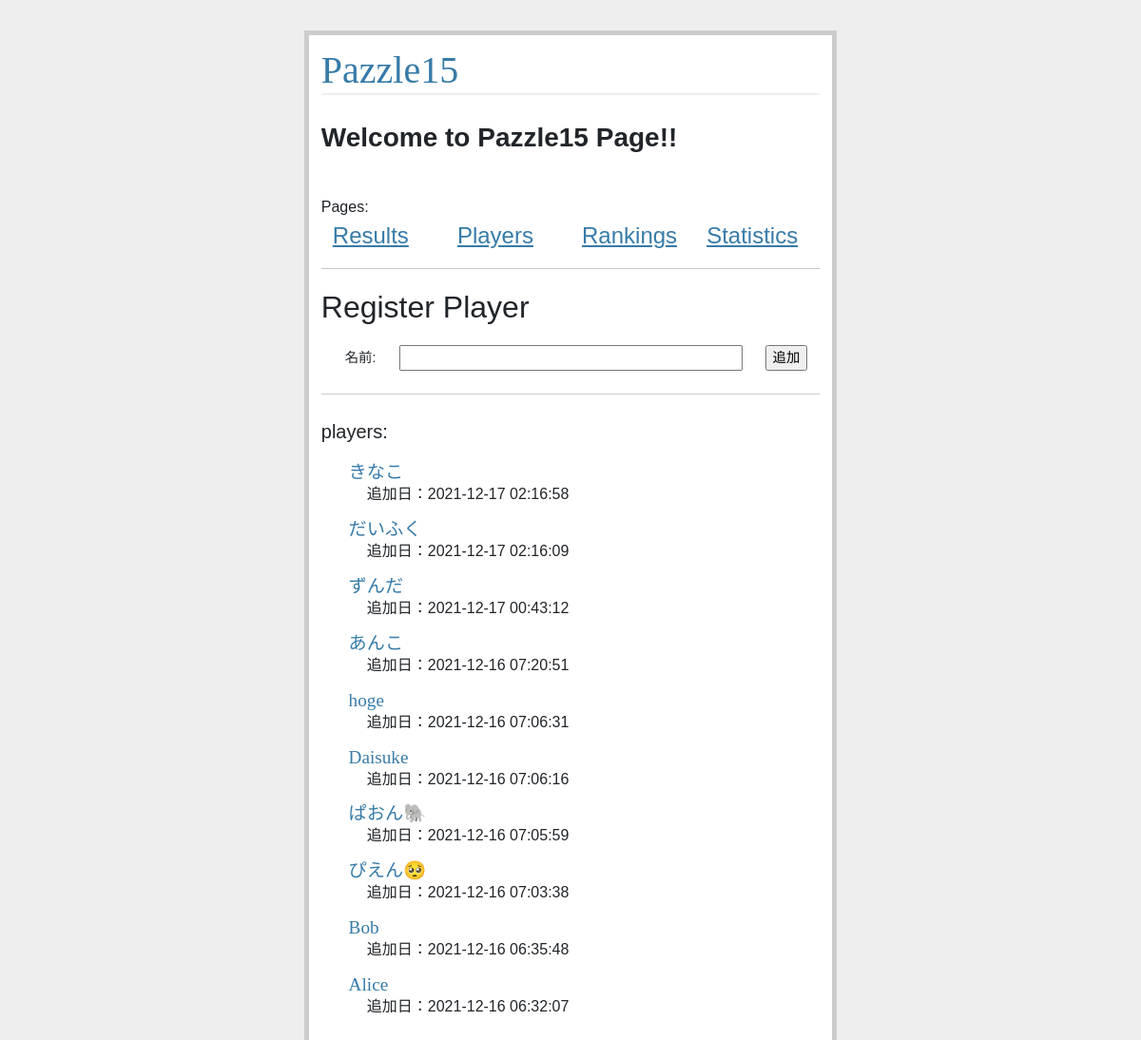
Before: / with the older database file.
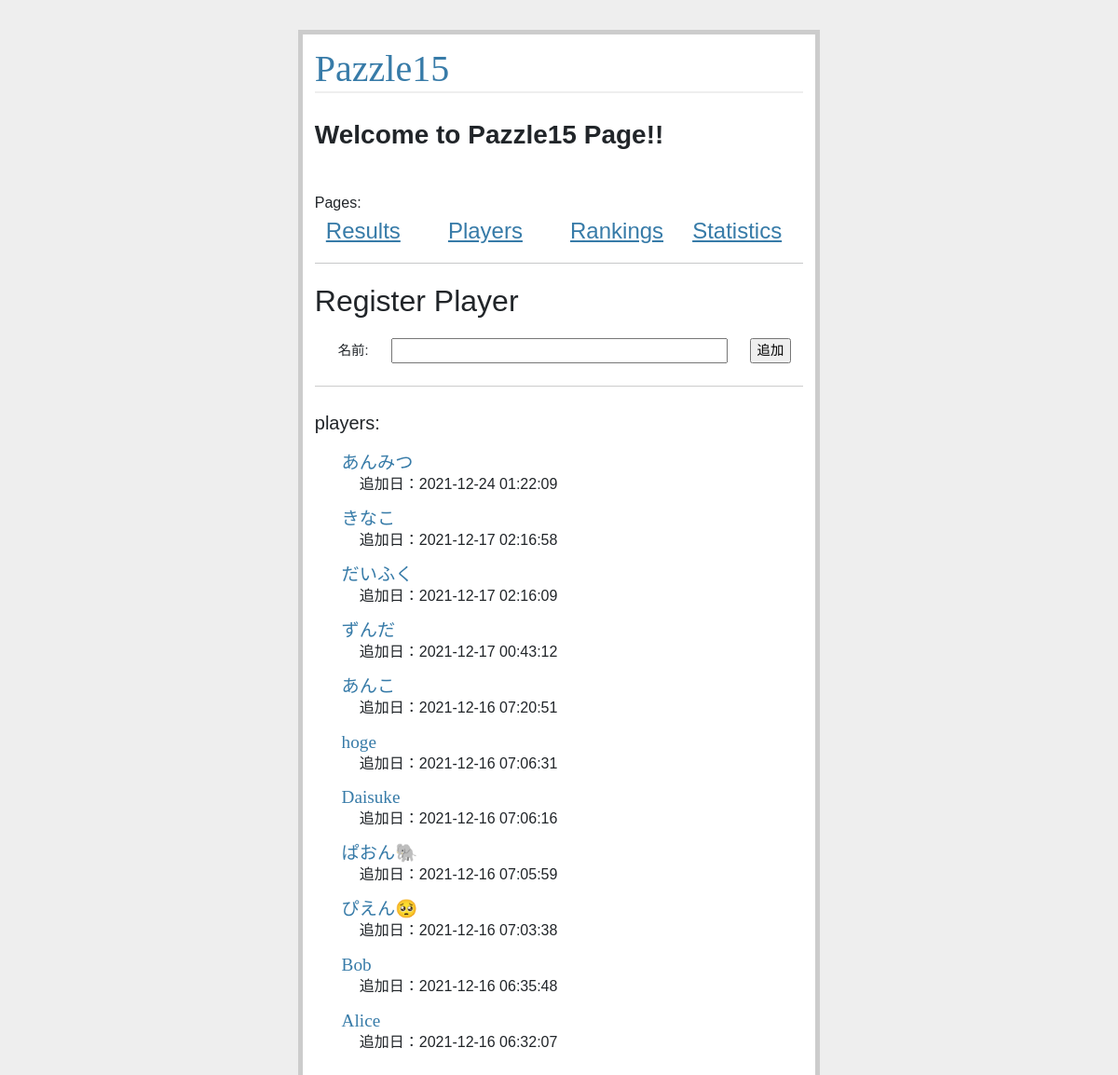
After: the same page with the newer database file.
### pazzle15/models.py (models this page shows, shortened)
class Player(db.Model):
    __tablename__ = "player"
    player_id = db.Column(db.Integer, primary_key=True, autoincrement=True)
    name = db.Column(db.String, nullable=False)
    created_dt = db.Column(db.DateTime(timezone=True), default=db.func.now())
    current = db.Column(db.Integer, server_default="0")

### pazzle15/views.py (the view)
@app.route('/')
def show_entries():
    entries = Player.query.order_by(Player.player_id.desc()).all()
    context_local = dict(
        entries=entries,
        **context
    )
    return render_template('show_entries.html', **context_local)

### pazzle15/templates/show_entries.html
{% extends "layout.html" %}
{% block body %}
<hr />
<p class="fs-2">Register Player</p>
<form action="{{ url_for('add_entry') }}" method=post class="add-entry pb-4">
  <div class="row d-flex align-items-center justify-content-between">
    <div class="col text-end">
      名前:
    </div>
    <div class="col">
      <input type=text size="40" name="name">
    </div>
    <div class="col">
      <input type=submit value="追加">
    </div>
  </div>
</form>
<p class="fs-5 pt-4">players:</p>
<ul class=" entries">
  {% for entry in entries %}
  <li class="ms-5">
    <h2>{{ entry.name }}</h2>追加日：{{ entry.created_dt }}
    {% else %}
  <li><em>Unbelievable. No entries here so far</em>
    {% endfor %}
</ul>
{% endblock %}

Changed rows visible on the page:
added Player: name "あんみつ", created_dt "2021-12-24 01:22:09"
